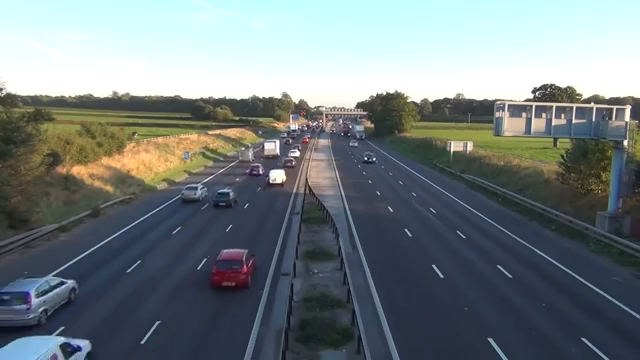
#> input picture frame 19 of Lab10/mocap.mp4, 640 x 360 px
$ jupyter execute --allow-errors imagepr_lab10.ipynb   (shell and % lines are left out)
#> lines starting #> are read from the running program, lines starting #| are printed output that depends on the picture; after the words box and inside, x2 and y2 are one past the last pixel; in counts of white or black regions, pixels touching at a corner belong together
[cell 1]
import numpy as np
import matplotlib.pyplot as plt
import scipy

from numpy import pi
from numpy import sin
from numpy import zeros
from numpy import r_
from scipy import signal
from scipy import misc # pip install Pillow
import matplotlib.pylab as pylab

pylab.rcParams['figure.figsize'] = (20.0, 7.0)

[cell 2]
from cv2 import imread
im = imread("img1.png")
f = plt.figure()
#> (the rest of this cell did not finish here and is left out)

[cell 3]
def dct2(a):
    return scipy.fft.dct( scipy.fft.dct( a, axis=0, norm='ortho' ), axis=1, norm='ortho' )

def idct2(a):
    return scipy.fft.idct( scipy.fft.idct( a, axis=0 , norm='ortho'), axis=1 , norm='ortho')

#> (a cell that did not finish here is left out)

[cell 5]
pos = 128

# Extract a block from image
plt.figure()
#> (the rest of this cell did not finish here and is left out)

[cell 6]
# Display entire DCT
plt.figure()
#> (the rest of this cell did not finish here and is left out)

[cell 7]
# Threshold
thresh = 0.012
#> (the rest of this cell did not finish here and is left out)

#> (a cell that did not finish here is left out)

#> (a cell that did not finish here is left out)

[cell 10]
pos = 128

# Extract a block from image
plt.figure()
#> (the rest of this cell did not finish here and is left out)

[cell 11]
import cv2 as cv
import numpy as np

cap = cv.VideoCapture("mocap.mp4")
ret, first_frame = cap.read()
#> first_frame is the input picture: shape (360, 640, 3); mean B, G, R 127.4, 124.6, 114.8
prev_gray = cv.cvtColor(first_frame, cv.COLOR_BGR2GRAY)
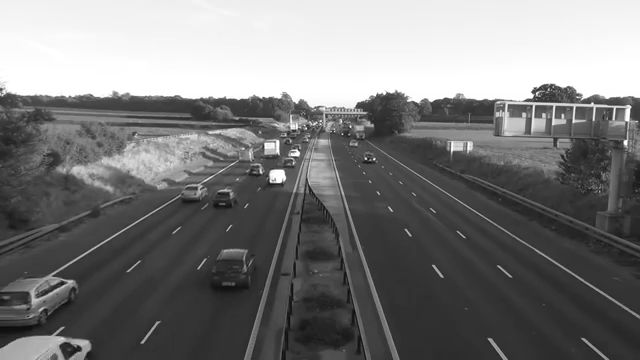
#> prev_gray: shape (360, 640); min 10, max 255, mean 121.9
mask = np.zeros_like(first_frame)
mask[..., 1] = 255

while(cap.isOpened()):
    ret, frame = cap.read()
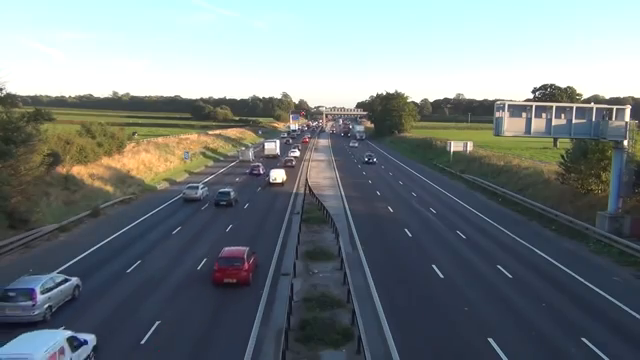
#> input picture frame 20 of Lab10/mocap.mp4, 640 x 360 px
#> frame is the input picture: shape (360, 640, 3); mean B, G, R 127.6, 124.8, 115
    plt.imshow(frame)
    gray = cv.cvtColor(frame, cv.COLOR_BGR2GRAY)
    flow = cv.calcOpticalFlowFarneback(prev_gray, gray,
                                       None,
                                       0.5, 3, 15, 3, 5, 1.2, 0)
    magnitude, angle = cv.cartToPolar(flow[..., 0], flow[..., 1])
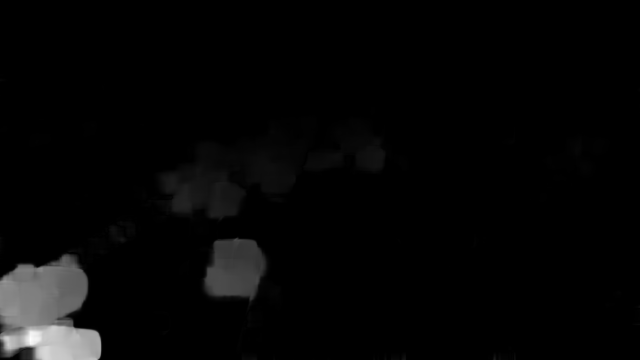
#> magnitude: shape (360, 640) float32; min 0, max 12.47, mean 0.314; drawn with min black and max white
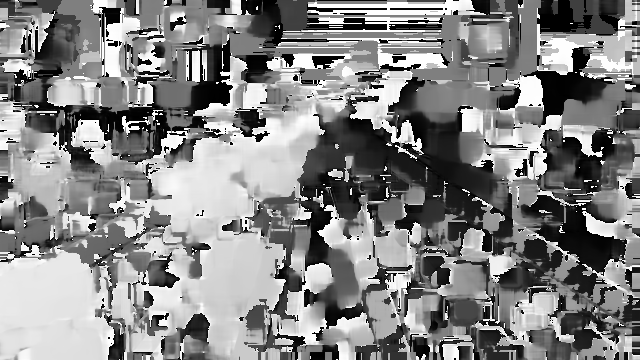
#> angle: shape (360, 640) float32; min 6.9e-21, max 6.28, mean 3.28; drawn with min black and max white
    mask[..., 0] = angle * 180 / np.pi / 2
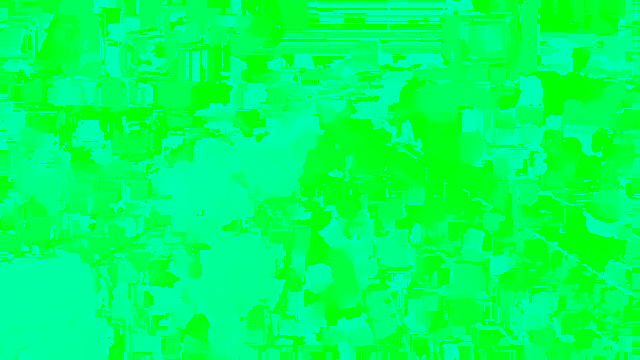
#> mask: shape (360, 640, 3); mean of channels 0, 1, 2 93.5, 255, 0; drawn as B, G, R
    mask[..., 2] = cv.normalize(magnitude, None, 0, 255, cv.NORM_MINMAX)
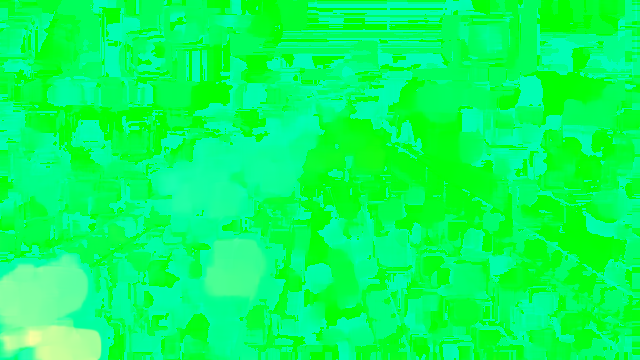
#> mask: shape (360, 640, 3); 14.63% of pixels changed, all inside (x1, y1, x2, y2) = (0, 74, 640, 360); drawn as B, G, R
    rgb = cv.cvtColor(mask, cv.COLOR_HSV2BGR)
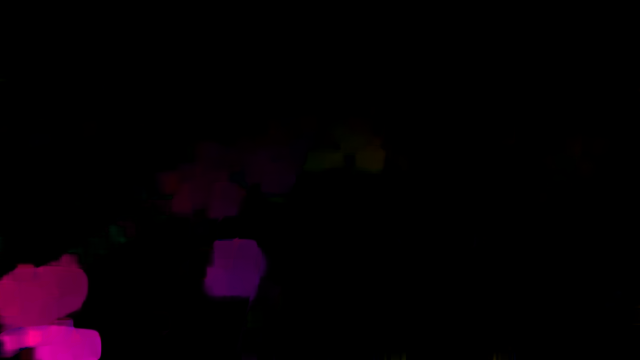
#> rgb: shape (360, 640, 3); mean B, G, R 4.3, 0.1, 6.2
    plt.imshow(rgb)
    prev_gray = gray
    break

cap.release()
#> figure, not shown here; B, G, R data is drawn as R, G, B

$ run again, starting later in the video
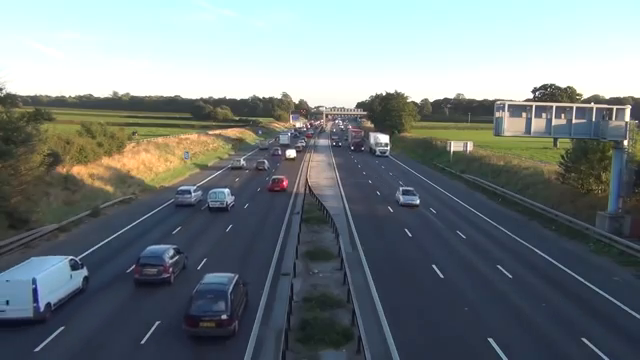
#> input picture frame 86 of Lab10/mocap.mp4, 640 x 360 px
#> first_frame is the input picture: shape (360, 640, 3); mean B, G, R 127.4, 124.7, 114.7
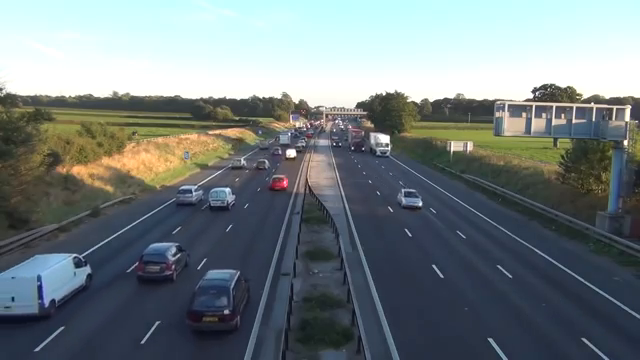
#> input picture frame 87 of Lab10/mocap.mp4, 640 x 360 px
#> frame is the input picture: shape (360, 640, 3); mean B, G, R 127.4, 124.7, 114.7
#> `rgb = cv.cvtColor(mask, cv.COLOR_HSV2BGR)`:
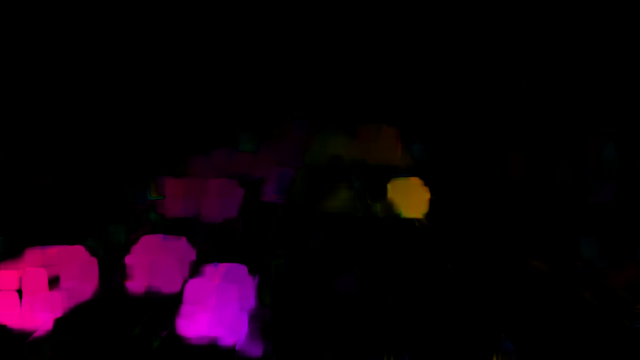
#> rgb: shape (360, 640, 3); mean B, G, R 9.8, 0.7, 13.6

$ run again, starting later in the video
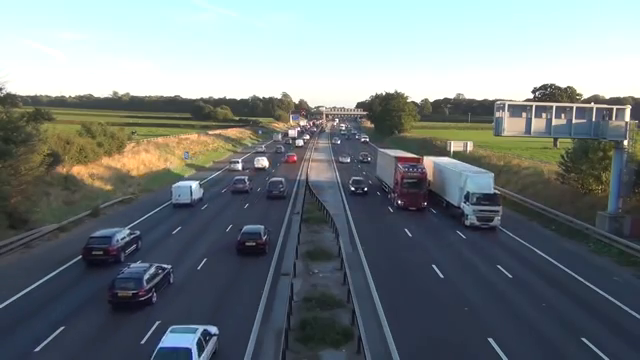
#> input picture frame 153 of Lab10/mocap.mp4, 640 x 360 px
#> first_frame is the input picture: shape (360, 640, 3); mean B, G, R 127.5, 124.5, 114.9
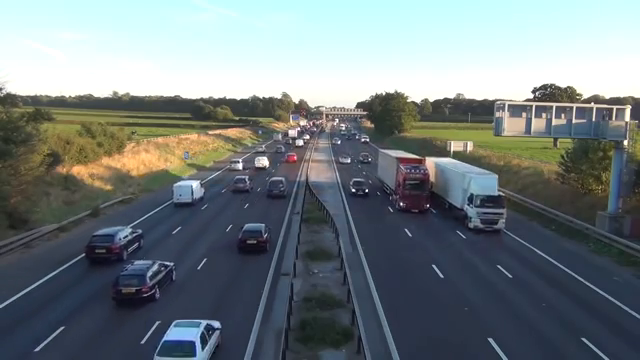
#> input picture frame 154 of Lab10/mocap.mp4, 640 x 360 px
#> frame is the input picture: shape (360, 640, 3); mean B, G, R 127.6, 124.6, 115
#> `rgb = cv.cvtColor(mask, cv.COLOR_HSV2BGR)`:
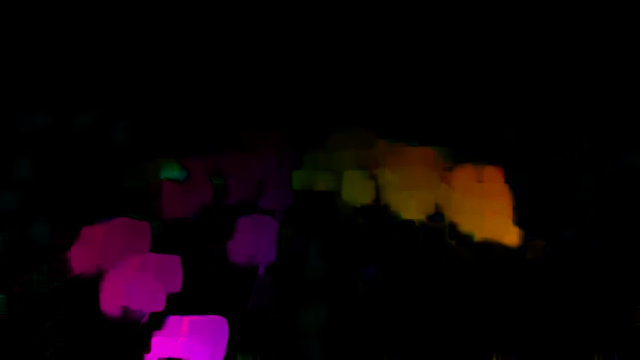
#> rgb: shape (360, 640, 3); mean B, G, R 6.1, 2.6, 11.5
